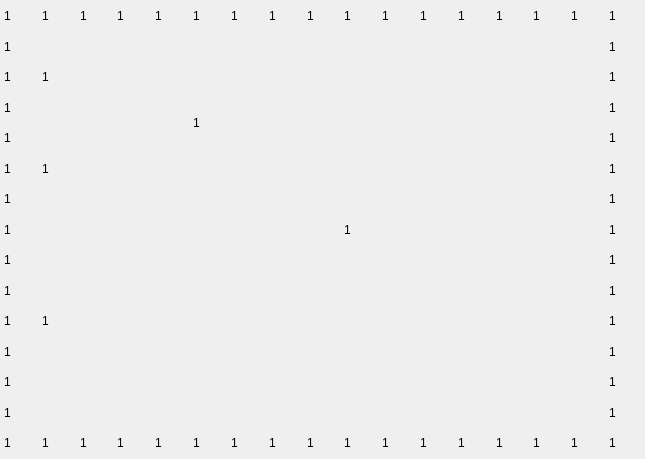
<?xml version="1.0" encoding="UTF-8"?>
<ui version="4.0">
 <class>Dialog</class>
 <widget class="QDialog" name="Dialog">
  <property name="geometry">
   <rect>
    <x>0</x>
    <y>0</y>
    <width>645</width>
    <height>459</height>
   </rect>
  </property>
  <property name="windowTitle">
   <string>Dialog</string>
  </property>
  <layout class="QGridLayout" name="gridLayout_2">
   <property name="leftMargin">
    <number>2</number>
   </property>
   <property name="topMargin">
    <number>2</number>
   </property>
   <property name="rightMargin">
    <number>2</number>
   </property>
   <property name="bottomMargin">
    <number>2</number>
   </property>
   <property name="horizontalSpacing">
    <number>6</number>
   </property>
   <item row="0" column="0">
    <layout class="QGridLayout" name="gridLayout">
     <property name="leftMargin">
      <number>2</number>
     </property>
     <property name="topMargin">
      <number>2</number>
     </property>
     <property name="rightMargin">
      <number>2</number>
     </property>
     <property name="bottomMargin">
      <number>2</number>
     </property>
     <item row="0" column="7">
      <widget class="QLabel" name="S_7">
       <property name="text">
        <string>1</string>
       </property>
      </widget>
     </item>
     <item row="0" column="5">
      <widget class="QLabel" name="S_5">
       <property name="text">
        <string>1</string>
       </property>
      </widget>
     </item>
     <item row="0" column="6">
      <widget class="QLabel" name="S_6">
       <property name="text">
        <string>1</string>
       </property>
      </widget>
     </item>
     <item row="0" column="4">
      <widget class="QLabel" name="S_4">
       <property name="text">
        <string>1</string>
       </property>
      </widget>
     </item>
     <item row="0" column="3">
      <widget class="QLabel" name="S_3">
       <property name="text">
        <string>1</string>
       </property>
      </widget>
     </item>
     <item row="0" column="1">
      <widget class="QLabel" name="S_1">
       <property name="text">
        <string>1</string>
       </property>
      </widget>
     </item>
     <item row="0" column="2">
      <widget class="QLabel" name="S_2">
       <property name="text">
        <string>1</string>
       </property>
      </widget>
     </item>
     <item row="0" column="13">
      <widget class="QLabel" name="S_13">
       <property name="text">
        <string>1</string>
       </property>
      </widget>
     </item>
     <item row="0" column="15">
      <widget class="QLabel" name="S_15">
       <property name="text">
        <string>1</string>
       </property>
      </widget>
     </item>
     <item row="0" column="16">
      <widget class="QLabel" name="S_16">
       <property name="text">
        <string>1</string>
       </property>
      </widget>
     </item>
     <item row="7" column="16">
      <widget class="QLabel" name="S_23">
       <property name="text">
        <string>1</string>
       </property>
      </widget>
     </item>
     <item row="12" column="16">
      <widget class="QLabel" name="S_28">
       <property name="text">
        <string>1</string>
       </property>
      </widget>
     </item>
     <item row="13" column="16">
      <widget class="QLabel" name="S_29">
       <property name="text">
        <string>1</string>
       </property>
      </widget>
     </item>
     <item row="2" column="16">
      <widget class="QLabel" name="S_18">
       <property name="text">
        <string>1</string>
       </property>
      </widget>
     </item>
     <item row="1" column="16">
      <widget class="QLabel" name="S_17">
       <property name="text">
        <string>1</string>
       </property>
      </widget>
     </item>
     <item row="5" column="16">
      <widget class="QLabel" name="S_21">
       <property name="text">
        <string>1</string>
       </property>
      </widget>
     </item>
     <item row="4" column="16">
      <widget class="QLabel" name="S_20">
       <property name="text">
        <string>1</string>
       </property>
      </widget>
     </item>
     <item row="8" column="16">
      <widget class="QLabel" name="S_24">
       <property name="text">
        <string>1</string>
       </property>
      </widget>
     </item>
     <item row="6" column="16">
      <widget class="QLabel" name="S_22">
       <property name="text">
        <string>1</string>
       </property>
      </widget>
     </item>
     <item row="3" column="16">
      <widget class="QLabel" name="S_19">
       <property name="text">
        <string>1</string>
       </property>
      </widget>
     </item>
     <item row="10" column="16">
      <widget class="QLabel" name="S_26">
       <property name="text">
        <string>1</string>
       </property>
      </widget>
     </item>
     <item row="9" column="16">
      <widget class="QLabel" name="S_25">
       <property name="text">
        <string>1</string>
       </property>
      </widget>
     </item>
     <item row="11" column="16">
      <widget class="QLabel" name="S_27">
       <property name="text">
        <string>1</string>
       </property>
      </widget>
     </item>
     <item row="0" column="14">
      <widget class="QLabel" name="S_14">
       <property name="text">
        <string>1</string>
       </property>
      </widget>
     </item>
     <item row="0" column="8">
      <widget class="QLabel" name="S_8">
       <property name="text">
        <string>1</string>
       </property>
      </widget>
     </item>
     <item row="0" column="0">
      <widget class="QLabel" name="S">
       <property name="text">
        <string>1</string>
       </property>
      </widget>
     </item>
     <item row="0" column="9">
      <widget class="QLabel" name="S_9">
       <property name="text">
        <string>1</string>
       </property>
      </widget>
     </item>
     <item row="0" column="10">
      <widget class="QLabel" name="S_10">
       <property name="text">
        <string>1</string>
       </property>
      </widget>
     </item>
     <item row="0" column="12">
      <widget class="QLabel" name="S_12">
       <property name="text">
        <string>1</string>
       </property>
      </widget>
     </item>
     <item row="0" column="11">
      <widget class="QLabel" name="S_11">
       <property name="text">
        <string>1</string>
       </property>
      </widget>
     </item>
     <item row="14" column="16">
      <widget class="QLabel" name="S_30">
       <property name="text">
        <string>1</string>
       </property>
      </widget>
     </item>
     <item row="14" column="15">
      <widget class="QLabel" name="S_31">
       <property name="text">
        <string>1</string>
       </property>
      </widget>
     </item>
     <item row="14" column="14">
      <widget class="QLabel" name="S_32">
       <property name="text">
        <string>1</string>
       </property>
      </widget>
     </item>
     <item row="14" column="13">
      <widget class="QLabel" name="S_33">
       <property name="text">
        <string>1</string>
       </property>
      </widget>
     </item>
     <item row="14" column="12">
      <widget class="QLabel" name="S_34">
       <property name="text">
        <string>1</string>
       </property>
      </widget>
     </item>
     <item row="14" column="11">
      <widget class="QLabel" name="S_35">
       <property name="text">
        <string>1</string>
       </property>
      </widget>
     </item>
     <item row="14" column="10">
      <widget class="QLabel" name="S_36">
       <property name="text">
        <string>1</string>
       </property>
      </widget>
     </item>
     <item row="14" column="8">
      <widget class="QLabel" name="S_38">
       <property name="text">
        <string>1</string>
       </property>
      </widget>
     </item>
     <item row="14" column="9">
      <widget class="QLabel" name="S_37">
       <property name="text">
        <string>1</string>
       </property>
      </widget>
     </item>
     <item row="14" column="7">
      <widget class="QLabel" name="S_39">
       <property name="text">
        <string>1</string>
       </property>
      </widget>
     </item>
     <item row="14" column="6">
      <widget class="QLabel" name="S_40">
       <property name="text">
        <string>1</string>
       </property>
      </widget>
     </item>
     <item row="14" column="5">
      <widget class="QLabel" name="S_41">
       <property name="text">
        <string>1</string>
       </property>
      </widget>
     </item>
     <item row="14" column="4">
      <widget class="QLabel" name="S_42">
       <property name="text">
        <string>1</string>
       </property>
      </widget>
     </item>
     <item row="14" column="3">
      <widget class="QLabel" name="S_43">
       <property name="text">
        <string>1</string>
       </property>
      </widget>
     </item>
     <item row="14" column="2">
      <widget class="QLabel" name="S_44">
       <property name="text">
        <string>1</string>
       </property>
      </widget>
     </item>
     <item row="14" column="1">
      <widget class="QLabel" name="S_45">
       <property name="text">
        <string>1</string>
       </property>
      </widget>
     </item>
     <item row="14" column="0">
      <widget class="QLabel" name="S_46">
       <property name="text">
        <string>1</string>
       </property>
      </widget>
     </item>
     <item row="13" column="0">
      <widget class="QLabel" name="S_47">
       <property name="text">
        <string>1</string>
       </property>
      </widget>
     </item>
     <item row="12" column="0">
      <widget class="QLabel" name="S_48">
       <property name="text">
        <string>1</string>
       </property>
      </widget>
     </item>
     <item row="11" column="0">
      <widget class="QLabel" name="S_49">
       <property name="text">
        <string>1</string>
       </property>
      </widget>
     </item>
     <item row="10" column="0">
      <widget class="QLabel" name="S_50">
       <property name="text">
        <string>1</string>
       </property>
      </widget>
     </item>
     <item row="9" column="0">
      <widget class="QLabel" name="S_51">
       <property name="text">
        <string>1</string>
       </property>
      </widget>
     </item>
     <item row="8" column="0">
      <widget class="QLabel" name="S_52">
       <property name="text">
        <string>1</string>
       </property>
      </widget>
     </item>
     <item row="7" column="0">
      <widget class="QLabel" name="S_53">
       <property name="text">
        <string>1</string>
       </property>
      </widget>
     </item>
     <item row="6" column="0">
      <widget class="QLabel" name="S_54">
       <property name="text">
        <string>1</string>
       </property>
      </widget>
     </item>
     <item row="5" column="0">
      <widget class="QLabel" name="S_55">
       <property name="text">
        <string>1</string>
       </property>
      </widget>
     </item>
     <item row="4" column="0">
      <widget class="QLabel" name="S_56">
       <property name="text">
        <string>1</string>
       </property>
      </widget>
     </item>
     <item row="3" column="0">
      <widget class="QLabel" name="S_57">
       <property name="text">
        <string>1</string>
       </property>
      </widget>
     </item>
     <item row="2" column="0">
      <widget class="QLabel" name="S_58">
       <property name="text">
        <string>1</string>
       </property>
      </widget>
     </item>
     <item row="1" column="0">
      <widget class="QLabel" name="S_59">
       <property name="text">
        <string>1</string>
       </property>
      </widget>
     </item>
     <item row="1" column="1" rowspan="3" colspan="4">
      <widget class="QLabel" name="F1_1">
       <property name="text">
        <string>1</string>
       </property>
      </widget>
     </item>
     <item row="4" column="1" rowspan="3" colspan="4">
      <widget class="QLabel" name="F1_2">
       <property name="text">
        <string>1</string>
       </property>
      </widget>
     </item>
     <item row="1" column="5" rowspan="6" colspan="4">
      <widget class="QLabel" name="F_2">
       <property name="text">
        <string>1</string>
       </property>
      </widget>
     </item>
     <item row="7" column="1" rowspan="7" colspan="8">
      <widget class="QLabel" name="F_3">
       <property name="text">
        <string>1</string>
       </property>
      </widget>
     </item>
     <item row="1" column="9" rowspan="13" colspan="7">
      <widget class="QLabel" name="F_5">
       <property name="text">
        <string>1</string>
       </property>
      </widget>
     </item>
    </layout>
   </item>
  </layout>
 </widget>
 <resources/>
 <connections/>
</ui>
